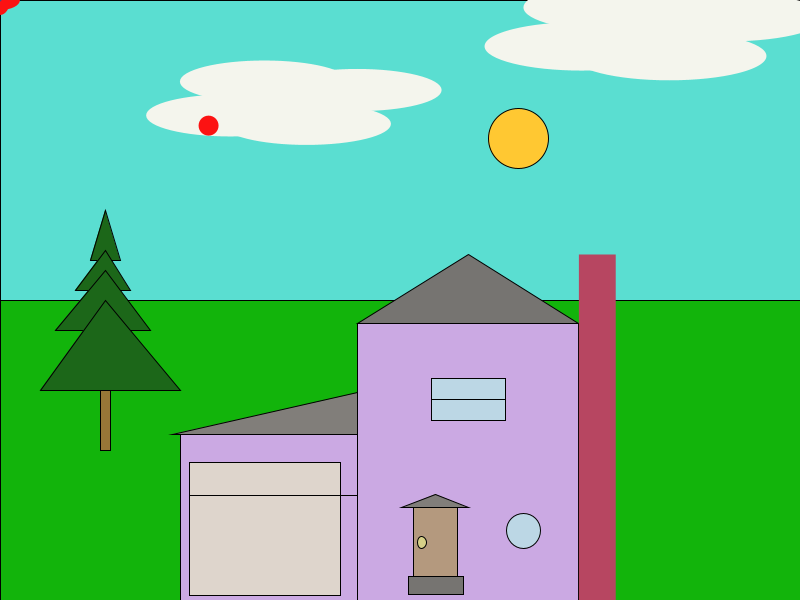
Frame 1 (no input)
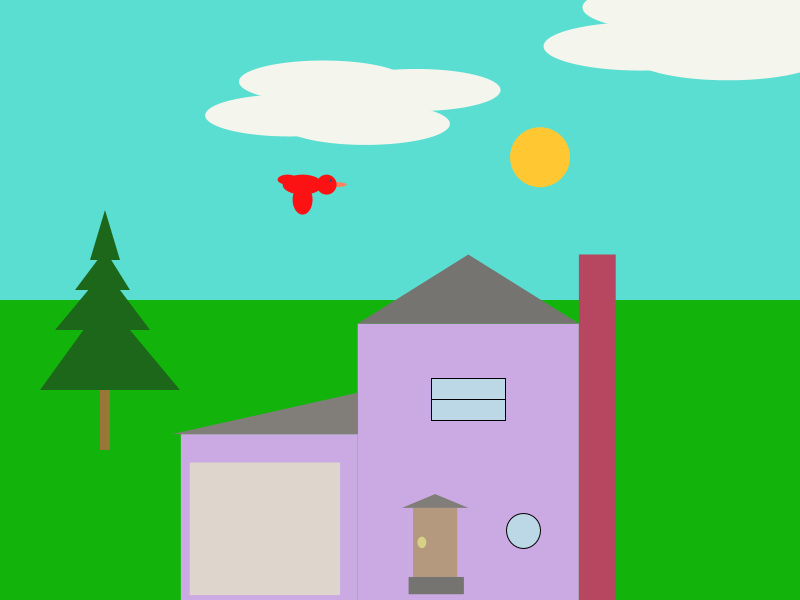
Frame 60 (the mouse pressed at the canvas centre just before this capture)
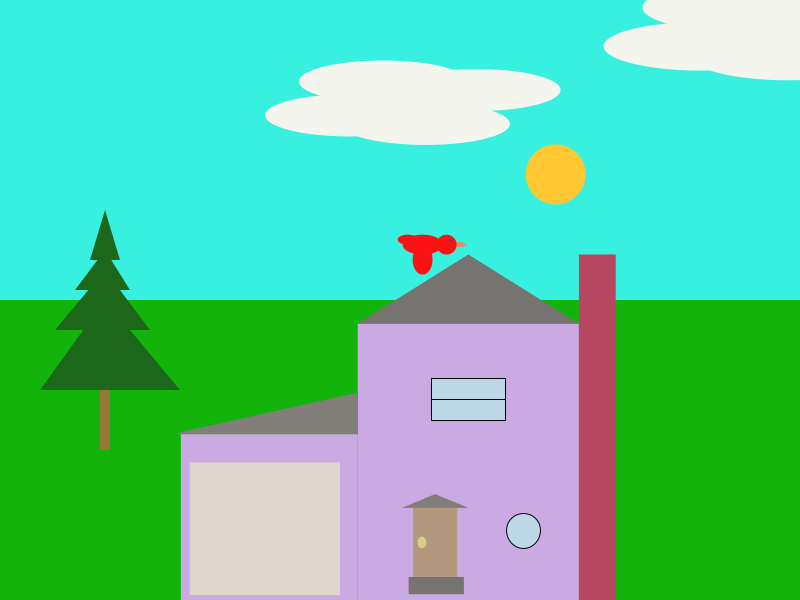
Frame 120 (the mouse held since frame 60 and released just before this capture)

The Processing sketch that drew these frames (run headless with seeded random() and noise(); from frame 60 on, the mouse is pressed at the canvas centre):

// Processing sketch: processing_185076
// ── processing_185076.pde

 //House Variables
 float houseW=random(150,260);
 float houseH=houseW*1.25;
 float houseX;
 float houseY;
 float doorH=houseH*.25;
 float doorW=houseW*.2;
 float doorX;
 float doorY;
 float doorknobX;
 float doorknobY;
 float doorknobH=doorH/6;
 float doorknobW=doorW/5;
 float porchstepH=doorH*.25;
 float porchstepW=doorW*1.25;
 float porchstepX;
 float porchstepY;
 float garageH=houseH*.6;
 float garageW=houseW*.8;
 float garageX;
 float garageY;
 float garagedoorH=garageH*.8;
 float garagedoorW=garageW*.85;
 float garagedoorX;
 float garagedoorY;
 float garagelineA1X;
 float garagelineA1Y;
 float garagelineA2X;
 float garagelineA2Y;
 float garagelineB1X;
 float garagelineB1Y;
 float garagelineB2X;
 float garagelineB2Y;
 float window1H=doorH*.6;
 float window1W=houseW/3;
 float window1X;
 float window1Y;
 float window2H=doorH/2;
 float window2W=window2H;
 float window2X;
 float windowpane1X;
 float windowpane2X;
 float windowpane1Y;
 float windowpane2Y;
 float chimneyX;
 float chimneyY;
 float chimneyH;
 float chimneyW;
 float window2Y;

//sun rotation variables
 int cx, cy;
 float secondsRadius;
 int millisoff;
 
 //Declaring classes
 
 Cloud myCloud;
 Cloud myCloud2;
 Bird myBird;


 
 //declare star class
Ball [] ballCollection = new Ball [35];
 
 Ball2 [] ballCollection2 = new Ball2 [35];
 

void setup(){
  size(800,600);
  
  //sun 
  
  int s = second();
  while(s ==second ());
  millisoff = millis();
  
  int radius = min(width, height) / 3;
  secondsRadius = radius * 1;
  
  cx = width / 2;
  cy = height / 2;
  
    //initialize stars
    
  for( int i = 0; i< ballCollection.length; i++){
ballCollection[i] = new Ball(random(0,width),random(0,300));
}

  for( int i = 0; i< ballCollection2.length; i++){
ballCollection2[i] = new Ball2(random(0,width),random(0,300));
}

  
  
//Make house bits relative

 houseX= width - houseW*2; houseY=height-houseH;
  
  doorX= houseX+houseW/4; doorY=houseY+houseH/1.5;
  
  doorknobX=doorX+doorW/5; doorknobY=doorY+doorH/2;
  
porchstepX= houseX+houseW/4-doorW*.1; porchstepY=houseY+houseH/1.5+doorH;
  
  garageX=houseX-garageW; garageY=houseY+(houseH-garageH);

 garagedoorX=garageX+garageW*.05; garagedoorY=garageY+garageW*.16;

garagelineA1X=garagedoorX; garagelineA1Y=garagedoorY+garagedoorH/4;
garagelineA2X=garagedoorX+garagedoorW; garagelineA2Y=garagelineA1Y;

garagelineB1X=garagedoorX; garagelineB1Y=garagelineA1Y;
garagelineB2X=garageX+garageW; garagelineB2Y=garagelineA1Y;


window1X=houseX+houseW/3; window1Y=houseY+houseH*.2;
window2X=houseX+houseW*.75; window2Y=houseY+houseH*.75;
windowpane1X=window1X; windowpane1Y=window1Y+window1H/2;
windowpane2X=window1X+window1W; windowpane2Y=windowpane1Y;


chimneyX=houseX+houseW; chimneyY=houseY-.25*houseH;
chimneyH=houseH*1.25; chimneyW=houseW/6;


myBird = new Bird();
  myCloud = new Cloud();
  myCloud2 = new Cloud();

} 
 
   
void draw(){

   background(0);

//make stars happen
  for( int i = 0; i< ballCollection.length; i++){
ballCollection[i].display();
  }
 
   for( int i = 0; i< ballCollection2.length; i++){
ballCollection2[i].display();
  }
 


  //background and sun

//make sky light and dark in stages

   
   if (second()<15) {
        fill(#FFA434);
  rect(0,0,800,300); 
   }
   
  if (second()>45){
      fill(#FFA434);
  rect(0,0,800,300);
   }
   
   
   
 if (second()<12.5) {
        fill(#22D394);
  rect(0,0,800,300);
     
   }
   
  if(second()>47.5){
      fill(#22D394);
  rect(0,0,800,300);

   }

   if (second()<10) {
           fill(#38F0DF);
  rect(0,0,800,300);
 
 }
  if (second()>50){
        fill(#38F0DF);
  rect(0,0,800,300);

   }
     
   if (second()<7.5){  
         fill(#5ADED1);
  rect(0,0,800,300);
 
 
   }
   if(second()>52.5){
      fill(#5ADED1);
  rect(0,0,800,300);
 
   }
   
 if (second()<5){  
       fill(#4AC2E5);
  rect(0,0,800,300);
 }
 
 if (second()>55){
      fill(#4AC2E5);
  rect(0,0,800,300);
  
 }

 if (second()<2.5 || second()>57.5){//1
      fill(#83F6FF);
  rect(0,0,800,300);
 }
 
 
 //Sun spinning
fill(255,200,50);
float s = ((second() - 15 + ((millis() - millisoff) % 1000) / 1000.0) / 60.0);
ellipse(cx + cos(s * TWO_PI) * secondsRadius, cy +sin(s* TWO_PI) *secondsRadius, 60,60);
//moon
fill(#EAEAEA);
ellipse(cx + cos(s * TWO_PI) * -secondsRadius, cy +sin(s* TWO_PI) *-secondsRadius, 60,60);

//Drawing the ground changing colors




if (second()<45){
      fill(#105F0D);
  rect(0,300,800,300);
}

if (second()>45) {
fill(#12B40B);
 rect(0,300,800,300);

}
 
 
 
if (second()>15){
      fill(#105F0D);
  rect(0,300,800,300);
}
if(second()<15)  {
fill(#12B40B);
 rect(0,300,800,300);

}
 




//drawing a tree

fill(#987637);
rect(100,250,10,200);
fill(#1C6719);
triangle(105,210,90,260,120,260);
triangle(105,250,75,290,130,290);
triangle(105,270,55,330,150,330);
triangle(105,300,40,390,180,390);

  
  //house

fill(#CBA9E3);
  rect(houseX,houseY,houseW,houseH);
//door
fill(#B4997E);
  rect(doorX,doorY,doorW,doorH);

//roof
fill(#767471);
triangle(houseX,houseY,houseX+houseW/2,height-houseH*1.25,houseX+houseW,houseY);
//porchstep
fill(#767471);
rect(porchstepX,porchstepY,porchstepW,porchstepH);
//porchroof
fill(#817E7A);
triangle(doorX-doorW*.25,doorY,doorX+doorW*1.25,doorY,doorX+doorW/2,doorY-.2*doorH);
//garage
fill(#CBA9E3);
rect(garageX,garageY,garageW,garageH);
//garage roof
fill(#817E7A);
triangle(garageX-garageW*.05,garageY,garageX+garageW,garageY,garageX+garageW,garageY-garageH*.25);
//garage door
fill(#DED5CC);
rect(garagedoorX,garagedoorY,garagedoorW,garagedoorH);
//garagelines
fill(#454829);
line(garagelineA1X,garagelineA1Y,garagelineA2X,garagelineA2Y);
line(garagelineB1X,garagelineB1Y,garagelineB2X,garagelineB2Y);
//doorknob
fill(#D6D088);
ellipse(doorknobX,doorknobY,doorknobW,doorknobH);


if (second()>24) {
  //window1
fill(#E0F222);
stroke(0);
rect(window1X,window1Y,window1W,window1H);
//window2
ellipse(window2X,window2Y,window2W,window2H);
} else{
    //window1
fill(#BCD7E5);
stroke(0);
rect(window1X,window1Y,window1W,window1H);
//window2
ellipse(window2X,window2Y,window2W,window2H);}
line(windowpane1X,windowpane1Y,windowpane2X,windowpane2Y);

//chimney
noStroke();
fill(#B74661);
rect(chimneyX,chimneyY,chimneyW,chimneyH);



//run my classes in front of house


 myCloud.run();
 myCloud2.run();
 myBird.run();

}


//Bird variables

 float birdHeadW=20;
 float birdHeadH=20;
 float birdHeadSpeedX=2;
float birdHeadSpeedY=1;
//Bird location


 float birdHeadX=random(1,800);
 float birdHeadY=random(40,130);

float birdBodyY;
float birdBodyX;
float birdBeakX;
float birdBeakY;
float birdWingX;
float birdWingY;
float birdTailX;
float birdTailY;
float birdEyeX;
float birdEyeY;

class Bird{

 

//Functions
  void run(){
   display();
   move();
  bounce();
  }

  void bounce(){

      if (birdHeadY>height){
    birdHeadSpeedY=birdHeadSpeedY*-1;
  }
        if (birdHeadY<0){
    birdHeadSpeedY=birdHeadSpeedY*-1;
  }
        if (birdHeadX<0){
    birdHeadSpeedX=birdHeadSpeedX*-1;
  }
 

 if (birdHeadX>width){
    birdHeadSpeedX=birdHeadSpeedX*-1;
  }
}
    void move(){

      
  birdHeadX=birdHeadX+birdHeadSpeedX;
  birdHeadY=birdHeadY+birdHeadSpeedY;
 //make the parts of bird move relative to head
birdBodyY=birdHeadY;
birdBodyX=birdHeadX-24;
birdBeakX=birdHeadX+10;
birdBeakY=birdHeadY;
birdWingX=birdBodyX;
birdWingY=birdBodyY+15;
birdTailX=birdBodyX-15;
birdTailY=birdBodyY-5;
birdEyeX=birdHeadX+4;
birdEyeY=birdHeadY-4;
    
  }


  void display(){
    
    


//bird stuff
fill(#FF825F);
ellipse(birdBeakX,birdBodyY,20,5);
fill(#FC1212);
ellipse(birdHeadX,birdHeadY,20,20);
ellipse(birdBodyX,birdBodyY,40,20);
ellipse(birdWingX,birdWingY,20,30);
ellipse(birdTailX,birdTailY,20,10);
fill(#404B83);
ellipse(birdEyeX,birdEyeY,3,3);

  }  
   
}



class Cloud{
 //global variables
 

 float cloudH=random(30,60); //50
 float cloudW=cloudH*4;   //200
 

 

 //defining my cloud locations
 float cloudP1X=random(1,800);
 float cloudP1Y=random(40,130);
 float cloudP2X=cloudP1X+cloudH*.8;
 float cloudP2Y=cloudP1Y-cloudH*.8;
 float cloudP3X=cloudP2X+cloudH;
 float cloudP3Y=cloudP2Y+cloudH;
 float cloudP4X=cloudP3X+cloudH*1.2;
 float cloudP4Y=cloudP3Y-cloudH*.8;
 

 
 
 //Functions
  void run(){
   display();
   move();
  repeat();
  }

  void repeat(){
//cloud cycle
if (cloudP1X>width+100)
cloudP1X=-100;
if (cloudP2X>width+100)
cloudP2X=-100;
if (cloudP3X>width+100)
cloudP3X=-100;
if (cloudP4X>width+100)
cloudP4X=-100;
  }
  
  void move(){
  //cloud
cloudP1X=cloudP1X+1;
cloudP2X=cloudP2X+1;
cloudP3X=cloudP3X+1;
cloudP4X=cloudP4X+1;
  }
  
  void display(){

fill(#F4F5ED);
noStroke();
ellipse(cloudP1X,cloudP1Y,cloudW,cloudH);
ellipse(cloudP2X,cloudP2Y,cloudW,cloudH);
ellipse(cloudP3X,cloudP3Y,cloudW,cloudH);
ellipse(cloudP4X,cloudP4Y,cloudW,cloudH);
  }  


}





class Ball{
 //global variables
 float x = 0;
 float y = 0;
 float speedX = 2;
 float speedY = 4;
 //constructor
 Ball(float _x, float _y){
  
  x = _x;
  y= _y;
   
 }
 
 
 
 //Functions
  void run(){
   display();

  }

  void display(){
fill(#83F6FF);
  ellipse(x,y,mouseX/300,mouseX/300);
  }  
  
  

   
}

class Ball2{
 //global variables
 float x = 0;
 float y = 0;
 float speedX = 2;
 float speedY = 4;
 //constructor
 Ball2(float _x, float _y){
  
  x = _x;
  y= _y;
   
 }
 
 
 
 //Functions
  void run(){
   display();

  }

  void display(){
fill(#83F6FF);
  ellipse(x,y,-1*mouseY/300,-1*mouseY/300);
  }  
  
  

   
}
